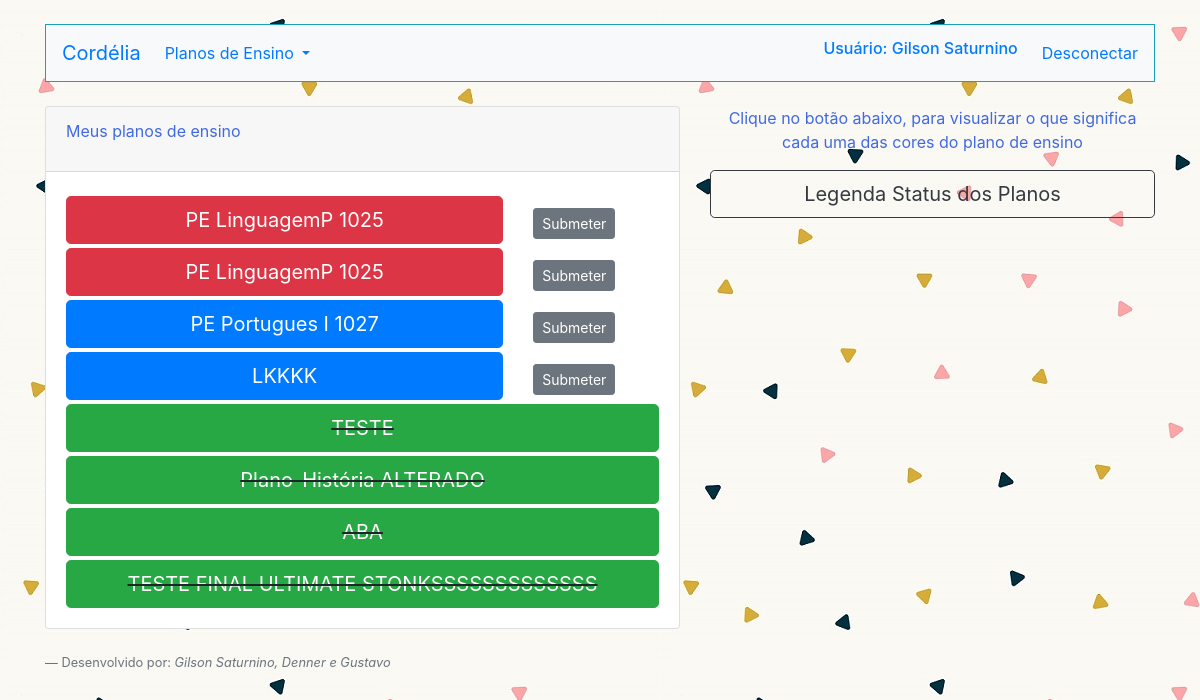
Page /ListarPlano.php (signed in) on the earlier database version.
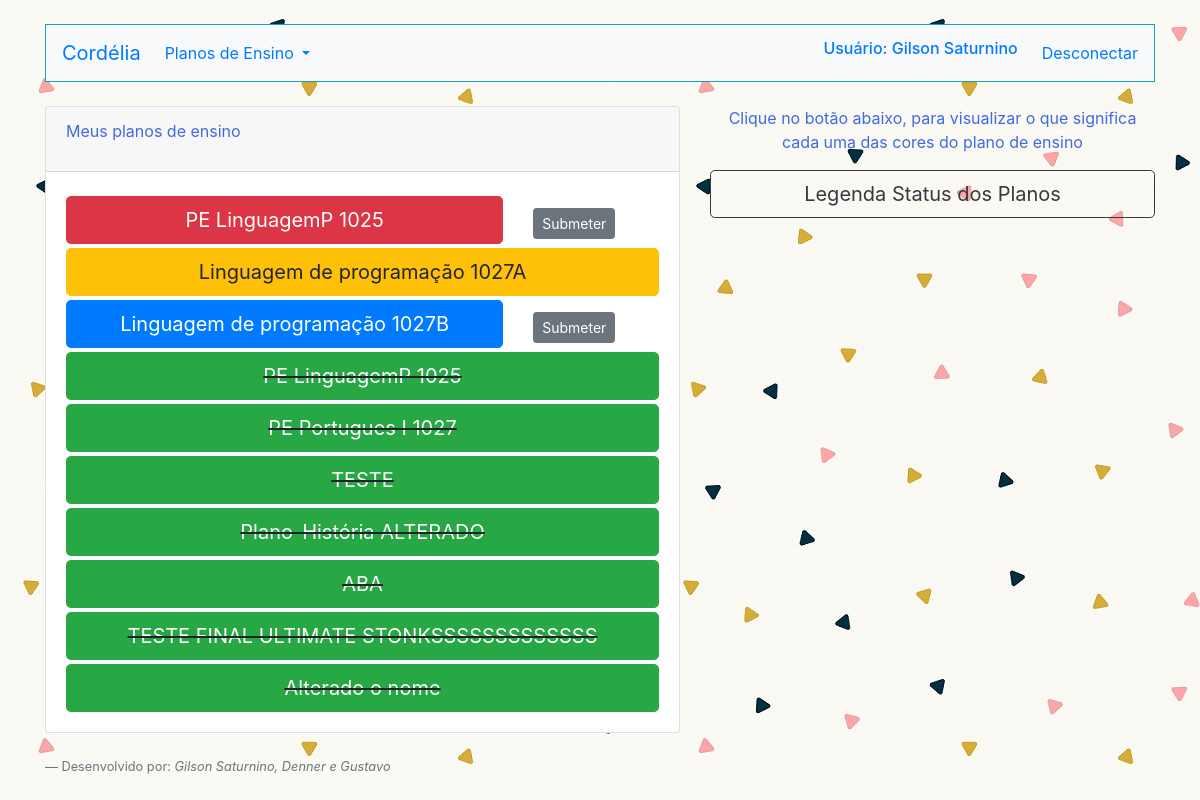
Same page on the later database version.
### tables this page shows
CREATE TABLE `planos` (
  `id_plano` int(11) NOT NULL,
  `nome_plano` varchar(255) NOT NULL,
  `nome_docente` varchar(255) NOT NULL,
  `curso_plano` varchar(255) NOT NULL,
  `periodoC_plano` int(11) NOT NULL,
  `nomeDisc_plano` varchar(255) NOT NULL,
  `carga_plano` int(11) NOT NULL,
  `semanas_plano` int(11) NOT NULL,
  `aulasT_plano` int(11) NOT NULL,
  `aulasP_plano` int(11) NOT NULL,
  `aulasL_plano` int(11) NOT NULL,
  `laboratorio` int(11) NOT NULL,
  `ementa_plano` varchar(255) NOT NULL,
  `objetivosG_plano` varchar(255) NOT NULL,
  `objetivosE_plano` varchar(255) NOT NULL,
  `aprendizagem` varchar(255) NOT NULL,
  `referencias_plano` varchar(255) NOT NULL,
  `complementares` varchar(255) NOT NULL,
  `p1_primeiro` date NOT NULL,
  `p2_primeiro` date NOT NULL,
  `p1_segundo` date NOT NULL,
  `p2_segundo` date NOT NULL,
  `situacao` varchar(255) NOT NULL,
  `id_comentario` int(11) NOT NULL
);

### ListarPlano.php (the view, shortened to what this page needs)
<!DOCTYPE html>
<html lang="en">
<head>
    <link rel="stylesheet" href="https://stackpath.bootstrapcdn.com/bootstrap/4.3.1/css/bootstrap.min.css"
>
</head>
<body >
    <div class="container">
        <?php
        require_once("Cabecalho.php");
        require_once("Conexao.php");
        if($_SESSION["perfil"]=="Docente"){
        $sql = "select id_plano,nome_plano,situacao from planos where nome_docente=? ORDER BY situacao";
        $sqlprep = $conexao->prepare($sql);
        $sqlprep->bind_param("s",$_SESSION["nome"]);
        $sqlprep->execute();
        $resultadoSql = $sqlprep->get_result();
        $vetorUmregistro = mysqli_fetch_assoc($resultadoSql);
        $vetorTodosregistro = array();
        while($vetorUmregistro != null){
            array_push($vetorTodosregistro, $vetorUmregistro);
            $vetorUmregistro = mysqli_fetch_assoc($resultadoSql);
            }
        ?>
        <div class="row">
            <div class="col-md-7 mt-4">
                <div class="card">
                    <div class="card-header">
                        <p>Meus planos de ensino</p>
                    </div>
                    <div class="card-body">
                    <div class="list-group">
                        <?php foreach ($vetorTodosregistro as $umRegistro){
                    if($umRegistro["situacao"]=="Novo"){
                    ?>
                        <div class="row">
                        <div class="col-md-9 mt-1">
                               <form action="ValidacaoPlano.php" method="POST">
                                <button type="submit" class=" btn btn-primary btn-lg btn-block"><?= $umRegistro["nome_plano"]; ?></button>
                               </form>
                        </div>
                        <div class="col-md-3 mt-3">
                                <form action="PlanoCorrecao.php" method="POST">
                                <button  type="submit" class="btn btn-secondary btn-sm">Submeter</button>
                            </form>
                            </div>
                        </div>
                        <?php }if($umRegistro["situacao"]=="CorrigirColegiado"){ ?>
                           <div class="mt-1">
                               <form action="ValidacaoPlano.php" method="POST">
                                <button  type="submit" class="btn btn-warning btn-lg btn-block"><?= $umRegistro["nome_plano"]; ?></button>
                               </form>
                            </div>
                        <?php }if($umRegistro["situacao"]=="Aguardando"){ ?>
                        <div class="row">
                        <div class="col-md-9 mt-1">
                               <form action="ValidacaoPlano.php" method="POST">
                                <button type="submit" class=" btn btn-danger btn-lg btn-block"><?= $umRegistro["nome_plano"]; ?></button>
                               </form>
                        </div>
                        <div class="col-md-3 mt-3">
                                <form action="PlanoCorrecao.php" method="POST">
                                <button  type="submit" class="btn btn-secondary btn-sm">Submeter</button>
                            </form>
                            </div>
                        </div>
                        <?php }if($umRegistro["situacao"]=="Sucesso"){ ?>
                            <div class="mt-1">
                            <form action="ValidacaoPlano.php" method="POST">
                                <strike><button type="submit" class="btn btn-success btn-lg btn-block"><?= $umRegistro["nome_plano"]; ?></button></strike>
                               </form>
                           </div>
                        <?php }
        } ?>
                    </div>
                    </div>
                </div>
            </div>
            <?php }if(($_SESSION["perfil"]=="Pedagogo")||($_SESSION["perfil"]=="Discente do Colegiado")||($_SESSION["perfil"]=="Coordenador")||($_SESSION["perfil"]=="Docente do Colegiado")||($_SESSION["perfil"]=="Tecnico do Colegiado")){
        $validacao="Novo";
        $sql = "select id_plano,nome_plano,situacao from planos where situacao!=? ORDER BY situacao ";
        $sqlprep = $conexao->prepare($sql);
        $sqlprep->bind_param("s",$validacao);
        $sqlprep->execute();
        $resultadoSql = $sqlprep->get_result();
        $vetorUmregistro = mysqli_fetch_assoc($resultadoSql);
        $vetorTodosregistro = array();
        while($vetorUmregistro != null){
            array_push($vetorTodosregistro, $vetorUmregistro);
            $vetorUmregistro = mysqli_fetch_assoc($resultadoSql);
            }
        ?>
        <div class="row">
            <div class="col-md-7 mt-4">
                <div class="card">
                    <div class="card-header">
                        <p>Planos de Ensino dos docentes</p>
                    </div>
                    <div class="card-body">
                    <div class="list-group">
                        <?php foreach ($vetorTodosregistro as $umRegistro){
                    if($umRegistro["situacao"]=="CorrigirColegiado"){ ?>
                           <div class="mt-1">
                               <form action="ValidacaoPlano.php" method="POST">
                               <input type="hidden" name="id_plan" value="<?= $umRegistro["id_plano"]; ?>">
                                <button  type="submit" class="btn btn-warning btn-lg btn-block"><?= $umRegistro["nome_plano"]; ?></button>
                               </form>
                            </div>
                        <?php }if($umRegistro["situacao"]=="Sucesso"){ ?>
                            <div class="mt-1">
                            <form action="ValidacaoPlano.php" method="POST">
                               <input type="hidden" name="id_plan" value="<?= $umRegistro["id_plano"]; ?>">
                                <strike><button type="submit" class="btn btn-success btn-lg btn-block"><?= $umRegistro["nome_plano"]; ?></button></strike>
                               </form>
                           </div>
                        <?php }
                    } ?>
                    </div>
                    </div>
                </div>
            </div>
        <?php } ?>
        <div class="col-md-5 mt-4">
            <p class="text-center">Clique no botão abaixo, para visualizar o que significa cada uma das cores do plano de ensino</p>
            <button type="button" class="btn btn-outline-dark btn-lg btn-block" data-toggle="modal" data-target="#exampleModal">
            Legenda Status dos Planos
            </button>
        </div>
    <div>
    <?php require_once("Footer.php");?>
    </div>
        </div>
    </div>
</body>
</html>

### Cabecalho.php (shortened to what this page needs)
<!doctype html>
<html lang="en">
<head>
    <link rel="stylesheet" href="https://stackpath.bootstrapcdn.com/bootstrap/4.3.1/css/bootstrap.min.css"
>
</head>
<body>
    <nav class="navbar navbar-expand-lg  bg-light border border-info mt-4">
        <a class="navbar-brand" href="index.php">Cordélia</a>
        <div class="collapse navbar-collapse" id="navbarNavDropdown">
            <ul class="navbar-nav">
                <?php
                if(isset($_SESSION["nome"])){
                    if($_SESSION["perfil"]=="Coordenador"){
                 ?>
                <li class="nav-item">
                    <a class="nav-link" href="ListarCurso.php">Cursos</a>
                </li>
                <li class="nav-item">
                    <a class="nav-link" href="ListarDisciplina.php">Disciplinas </a>
                </li>
                <li class="nav-item">
                    <a class="nav-link" href="ListarPlano.php">Planos de Ensino</a>
                </li>
                <li class="nav-item">
                    <a class="nav-link" href="FormCadastro.php">Adicionar membro</a>
                </li>
                <?php
                }if($_SESSION["perfil"]=="Docente"){
                        ?>
                        <li class="nav-item dropdown">
                        <a class="nav-link dropdown-toggle" href="#" id="navbarDropdown" role="button"
                        data-toggle="dropdown" aria-haspopup="true" aria-expanded="false">
                        Planos de Ensino
                        </a>
                    </li>
                <?php
                }if($_SESSION["perfil"]=="Discente do colegiado"){
                            ?>
                <li class="nav-item">
                    <a class="nav-link" href="ListarPlano.php">Planos de Ensino</a>
                </li>
                <?php
                }if($_SESSION["perfil"]=="Pedagogo"){
                            ?>
                <li class="nav-item">
                    <a class="nav-link" href="ListarPlano.php">Planos de Ensino</a>
                </li>
                <?php
                }if($_SESSION["perfil"]=="Docente do colegiado"){
                            ?>
                <li class="nav-item">
                    <a class="nav-link" href="ListarPlano.php">Planos de Ensino</a>
                </li>
                <?php
                }if($_SESSION["perfil"]=="Tecnico do colegiado"){
                            ?>
                <li class="nav-item">
                    <a class="nav-link" href="ListarPlano.php">Planos de Ensino</a>
                </li>
                <?php
                }
                }else{ ?>
                <li class="nav-item">
                    <a class="nav-link" href="Login.php">Login</a>
                </li>
                <?php }?>
            </ul>
        </div>
        <?php
        if(isset($_SESSION["nome"])){
        ?>
        <span class="align-baseline mr-4"><h6 class="text-primary">Usuário: <?= $_SESSION["nome"]; ?></h6></span>
        <a href="MataSessao.php" class="text-decoration-none">Desconectar</a>
        <?php
        }
        ?>
    </nav>
</body>
</html>

### Footer.php (shortened to what this page needs)
<!doctype html>
<html lang="en">
<head>
    <link rel="stylesheet" href="https://stackpath.bootstrapcdn.com/bootstrap/4.4.1/css/bootstrap.min.css"
>
</head>
<body>
    <div class="container mt-4">
        <div class="row">
            <div class="col-md-12">
            <footer class="blockquote-footer">Desenvolvido por:  <cite title="Source Title">Gilson Saturnino, Denner e Gustavo</cite></footer>
            </div>
        </div>
    </div>
</body>
</html>

### ListarPlano.php (style rules this page uses)
p, h1 { color:#4169E1; }

### Cabecalho.php (style rules this page uses)
body { background-image:url("imagens/triangulo.jpg"); }

Differences in the rows shown:
changed planos (number 1 of 10 on the later page): moves up the list
changed planos: situacao "Novo" → "CorrigirColegiado" (drawn); nome_plano "LKKKK" → "Linguagem de programação 1027A"; moves up the list
added planos: nome_plano "Linguagem de programação 1027B"
changed planos (number 4 of 10 on the later page): situacao "Aguardando" → "Sucesso" (drawn)
changed planos "PE Portugues I 1027": situacao "Novo" → "Sucesso" (drawn)
added planos: nome_plano "Alterado o nome"
